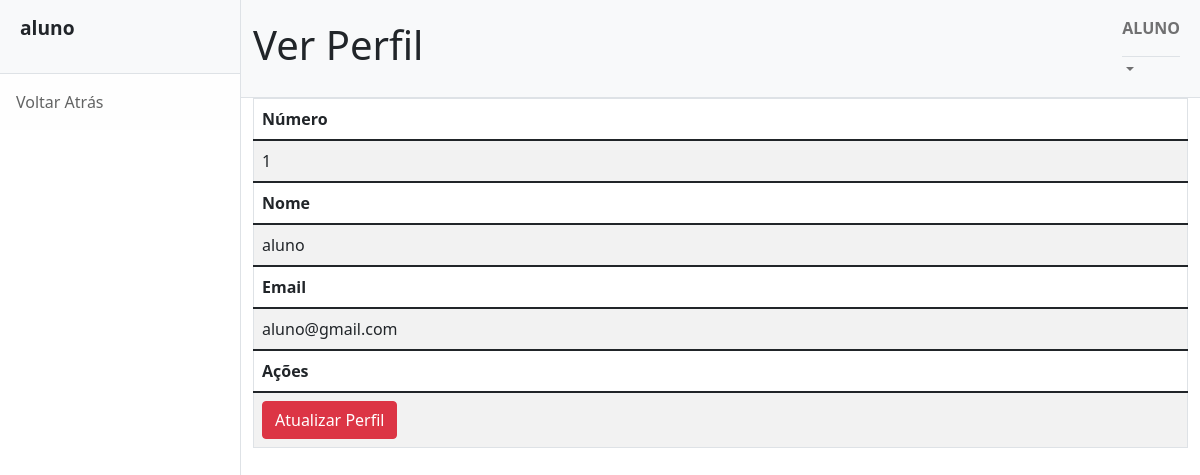
The app's page /PHP/Aluno/verPerfil.php (signed in) with its own data.
### tables this page shows
CREATE TABLE `aluno` (
  `id` int(11) NOT NULL,
  `numero` int(11) NOT NULL,
  `nome` varchar(100) NOT NULL,
  `email` varchar(255) NOT NULL,
  `autenticacao_id` int(11) NOT NULL
);

### PHP/Aluno/verPerfil.php (the view, shortened to what this page needs)
<?php
require '../../dbConnection.php';
?>
<!DOCTYPE html>
<html lang="pt">
    <head>
        <link href="../../CSS/Aluno/styles.css" rel="stylesheet" />
    </head>
    <body>
        <div class="d-flex" id="wrapper">
            <div class="border-end bg-white" id="sidebar-wrapper">
                <div class="sidebar-heading border-bottom bg-light">
                    <?php  if (isset($_SESSION['username'])) : ?>
                    <p>
                    <strong>
                        <?php echo $_SESSION['username']; ?>
                    </strong>
                    </p>
                    <?php endif ?>
                </div>
                <div class="list-group list-group-flush">
                    <a class="list-group-item list-group-item-action list-group-item-light p-3" href="index.php">Voltar Atrás</a>
                </div>
            </div>
            <div id="page-content-wrapper">
                <nav class="navbar navbar-expand-lg navbar-light bg-light border-bottom">
                    <div class="container-fluid">
                    <h1>Ver Perfil</h1>
                        <div class="collapse navbar-collapse" id="navbarSupportedContent">
                            <ul class="navbar-nav ms-auto mt-2 mt-lg-0">
                                <li class="nav-item dropdown">
                                    <a class="nav-link dropdown-toggle" id="navbarDropdown" href="#" role="button" data-bs-toggle="dropdown" aria-haspopup="true" aria-expanded="false">
                                    <div class="sidebar-heading border-bottom bg-light">
                                        <?php  if (isset($_SESSION['userLoginType'])) : ?>
                                        <p>
                                        <strong>
                                            <?php echo $_SESSION['userLoginType']; ?>
                                        </strong>
                                        </p>
                                        <?php endif ?>
                                    </div>
                                    </a>
                                </li>
                            </ul>
                        </div>
                    </div>
                </nav>
                <div class="container-fluid">
                    <table class="table table-bordered table-striped">
                        <thead>
                        <?php
                        $id = $_SESSION['idLogin'];
                            $query = "SELECT * FROM aluno WHERE autenticacao_id = '$id'";
                            $query_run = mysqli_query($conn, $query);
                            if (mysqli_num_rows($query_run) > 0) {
                                foreach ($query_run as $aluno) {
                            ?>
                            <tr>
                                <th>Número</th>
                                <thead>
                                <tbody>
                                    <td><?= $aluno['numero']; ?></td>
                                </tbody>
                                <thead>
                                    <th>Nome</th>
                                <tbody>
                                    <td><?= $aluno['nome']; ?></td>
                                </tbody>
                                <thead>
                                    <th>Email</th>
                                <tbody>
                                    <td><?= $aluno['email']; ?></td>
                                </tbody>
                                <thead>
                                <th>Ações</th>
                                <tbody>
                                <td><a href="atualizarPerfil.php" class="btn btn-danger btn-sm-12-12">Atualizar Perfil</a></td>
                                </tbody>
                            </tr>
                        </thead>
                        <?php
                            }
                        }
                        ?>
                </table>
                </div>
            </div>
        </div>
    </body>
</html>

### records on screen
aluno: numero "1", nome "aluno", email "aluno@gmail.com"

### other values on screen
$_SESSION['username'] "aluno"
$_SESSION['userLoginType'] "ALUNO"
